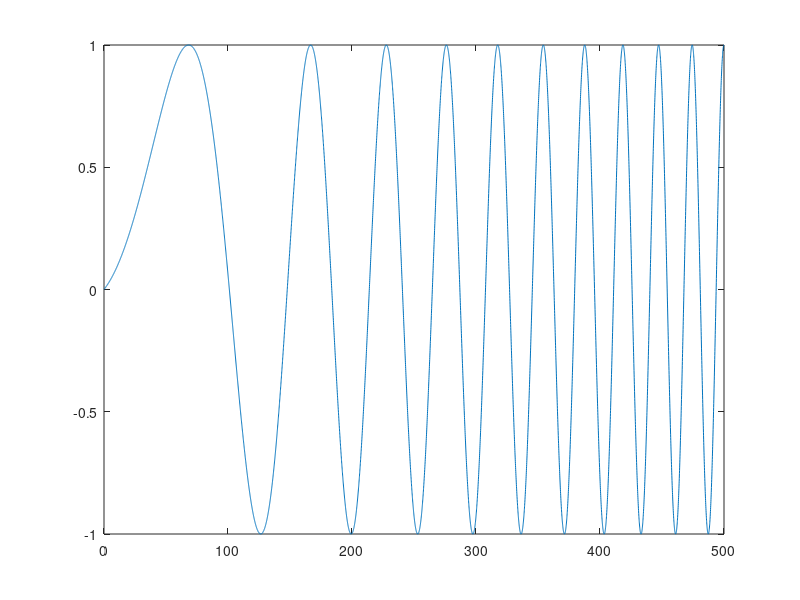

Write MATLAB code to recreate this figure. (Note: this script raises an error after producing the figure.)
%%
Par.Screenx = 1920;
Par.Screeny = 1200;
Par.ScreenDistance = 11;  % distance of screen, in cm
Par.ScreenWidth = 51;     % width of screen, in cm
Par.ScreenHeight = 31;    % height of screen, in cm
Par.PixPerDeg = (Par.Screenx/2)/atand((0.5*Par.ScreenWidth)/Par.ScreenDistance);
Par.SpatialFreq = 0.08;
Par.Period = round(Par.PixPerDeg./Par.SpatialFreq);
Orientation =0;

Frequency_start = 0.002;
Frequency_end = 1;
%%
 Fs = 14;
 t = 0:1/Fs:500;
 f_in_start = 0.001;
 f_in_end = 0.04;
 f_in = linspace(f_in_start, f_in_end, length(t));
 phase_in = cumsum(f_in/Fs);
 y = sin(2*pi*phase_in);
 
figure; plot(t,y)
 %%
 
 [x,y]=meshgrid(-Par.Screenx:Par.Screenx);
x_ori =x*cosd(Orientation)+y*sind(Orientation);
OversizedGrating =sin(2*pi*(1/Par.Period)*x_ori + Phase);
figure;imagesc(OversizedGrating)
OversizedGrating =sin(2*pi*(x_ori/Par.Period) + Phase);
figure;imagesc(OversizedGrating)

OversizedGrating =sin(2*pi*cumsum(x_ori)/Par.Period);
figure;imagesc(OversizedGrating)